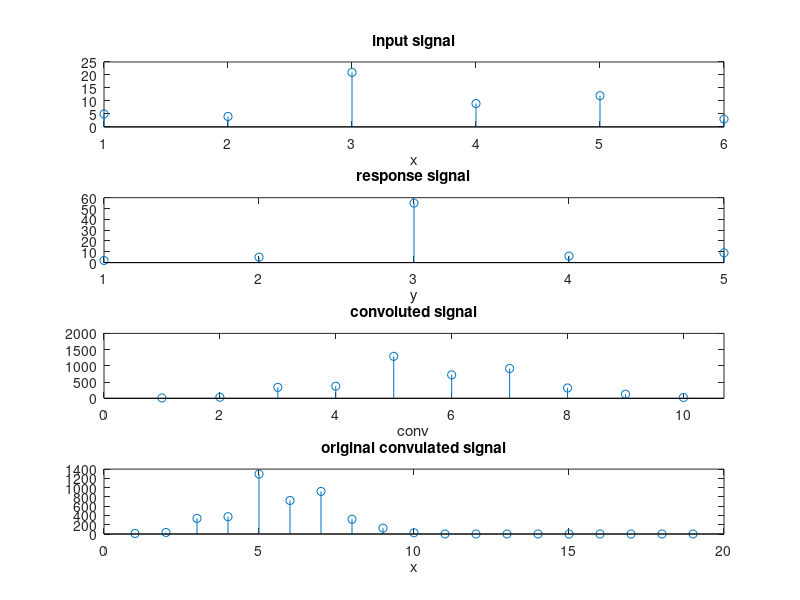

Here is the MATLAB script that generated this plot:
clc 
clear all
close all
x1 = [5 4 21 9 12 3];
xlen = length(x1);
y1 = [2 5 55 6 9];
ylen = length(y1);
convlen = xlen + ylen-1;
x = [x1,zeros(1,convlen-xlen)];
y = [y1,zeros(1,convlen-ylen)];
res = zeros(1,convlen);
for i=1:convlen
    for j= 1:i
        res(i)=res(i)+x(j).*y(i-j+1)
    end
end
subplot(4,1,1)
stem(x1);
xlabel('x');
title('input signal');
subplot(4,1,2)
stem(y1);
xlabel('y');
title('response signal');
subplot(4,1,3)
stem(res)
axis([0 10.7 0 2000])
xlabel('conv')
title('convoluted signal')
subplot(4,1,4)
stem(conv(x,y));
xlabel('x')
title('original convulated signal')
